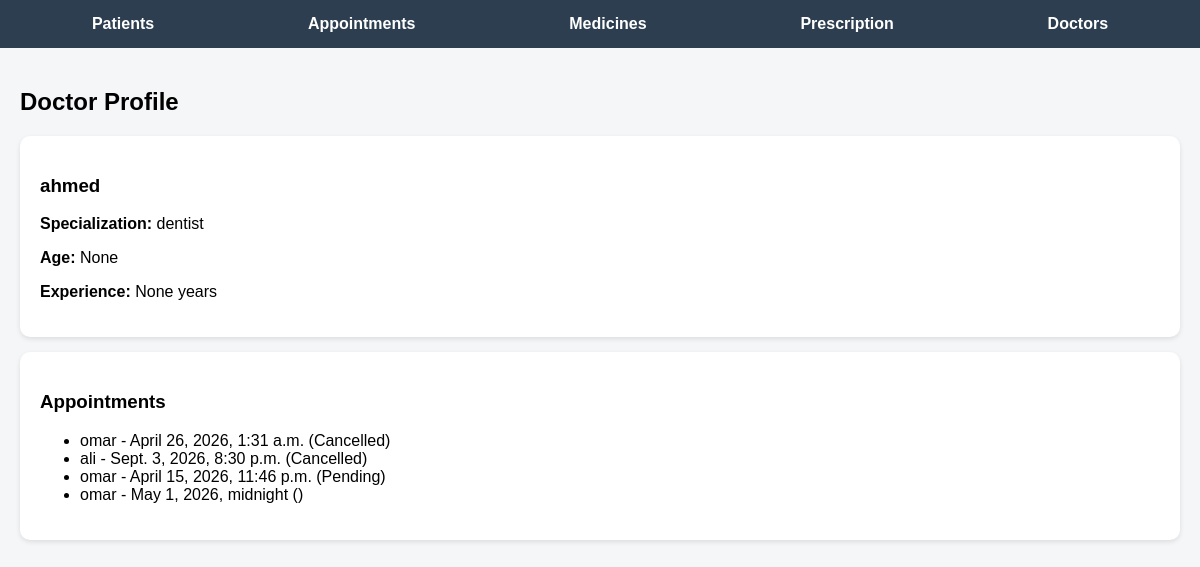
The page /doctors/1/ on the database its author committed.
### app/models.py (models this page shows, shortened)
class Doctor(models.Model):
    name = models.CharField(max_length=100)
    specialization = models.CharField(max_length=100)
    age = models.IntegerField(null=True, blank=True)          # NEW
    experience = models.IntegerField(null=True, blank=True)   # years

class Appointment(models.Model):
    patient = models.ForeignKey(Patient, on_delete=models.CASCADE)
    doctor = models.ForeignKey(Doctor, on_delete=models.CASCADE)
    date = models.DateTimeField()
    status = models.CharField(max_length=20)

class Patient(models.Model):
    name = models.CharField(max_length=100)
    phone = models.CharField(max_length=15)
    is_active = models.BooleanField(default=True)

### app/views.py (the view)
# urls.py: path("doctors/<int:id>/", views.doctor_detail, name="doctor_detail"),
def doctor_detail(request, id):
    doctor = Doctor.objects.get(id=id)
    appointments = Appointment.objects.filter(doctor=doctor)
    return render(request, "app/doctor_detail.html", {
        "doctor": doctor,
        "appointments": appointments
    })

### app/templates/app/doctor_detail.html
{% extends 'app/base.html' %}
{% block content %}
<h2>Doctor Profile</h2>
<div class="card">
    <h3>{{ doctor.name }}</h3>
    <p><strong>Specialization:</strong> {{ doctor.specialization }}</p>
    <p><strong>Age:</strong> {{ doctor.age }}</p>
    <p><strong>Experience:</strong> {{ doctor.experience }} years</p>
</div>
<div class="card">
    <h3>Appointments</h3>
    <ul>
        {% for a in appointments %}
            <li>
                {{ a.patient.name }} - {{ a.date }} ({{ a.status }})
            </li>
        {% empty %}
            <li>No appointments yet</li>
        {% endfor %}
    </ul>
</div>
{% endblock %}

### app/templates/app/base.html (style rules this page uses)
body { font-family: Arial, sans-serif; margin: 0; background-color: #f4f6f8; }
.card { background: white; padding: 20px; margin: 15px 0; border-radius: 10px; box-shadow: 0 2px 5px rgba(0,0,0,0.1); }

### rows shown on the page
Doctor: name "ahmed", specialization "dentist", age "None", experience "None"
Appointment: patient.name "omar", date "April 26, 2026, 1:31 a.m.", status "Cancelled"
Appointment: patient.name "ali", date "Sept. 3, 2026, 8:30 p.m.", status "Cancelled"
Appointment: patient.name "omar", date "April 15, 2026, 11:46 p.m.", status "Pending"
Appointment: patient.name "omar", date "May 1, 2026, midnight"
